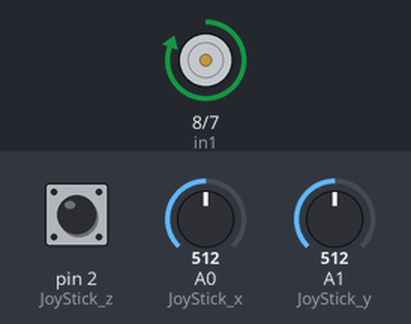
The sketch below on a simulated Arduino Uno, built with avr-gcc and run on an emulated ATmega328P. Shown: motor-driver pin pairs drawn as motors (green arrow = first pin HIGH = forward, orange = second pin HIGH = backward, longer = more drive, scaled by the enable pin). The inputs (shaded band) are chosen by the test bench; at power-on: A0 (JoyStick_x) = 512, A1 (JoyStick_y) = 512, pin 2 (JoyStick_z) HIGH. What the sketch prints to the serial monitor is not drawn.

Above: at 1.3 s.
1.4 s: A0 (JoyStick_x) set to 791
2.9 s: A0 (JoyStick_x) set to 814
At 3.5 s:
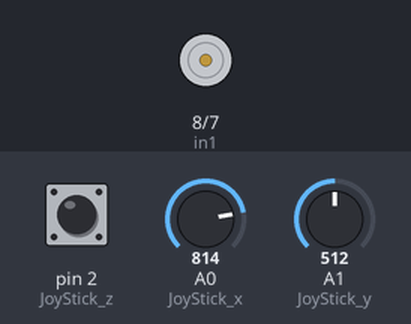
4.6 s: A1 (JoyStick_y) set to 787
7.7 s: A1 (JoyStick_y) set to 819
9.2 s: pin 2 (JoyStick_z) pulled LOW for 0.65 s
12.7 s: pin 2 (JoyStick_z) pulled LOW for 1 s
Timing chart, 0 to 15.7 s (numbered marks = the images above; inputs shaded):
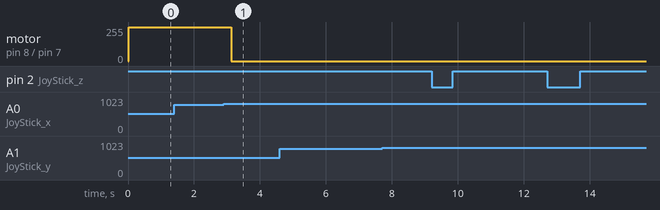

Measured:
- the behaviour switches between 800 and 801 on A0 (JoyStick_x) (found by bisection; images 0 and 1)
- after the input at 1.4 s, every drawn part: stays the same
- after the input at 2.9 s, motor on pin 8 (in1) / pin 7 (in2): forward 255/255 → stopped after 0.22 s
- after the input at 4.6 s, every drawn part: stays the same

The sketch:

cb_Joystick.ino
```cpp
int JoyStick_x = 0; // Chân X của Joystick
int JoyStick_y = 1; // Chân Y của Joystick
int JoyStick_z = 2; // Chân Z (nút nhấn) của Joystick
const int enA = 9; // chân digital có dấu ~
const int in1 = 8;
const int in2 = 7;
void setup() {
  // lúc đầu tắt motor
  pinMode(enA, OUTPUT);
  pinMode(in1, OUTPUT);
  pinMode(in2, OUTPUT);
  // lúc đầu tắt motor
  digitalWrite(in1, LOW);
  digitalWrite(in2, LOW);
  Serial.begin(9600);       // Khởi động giao tiếp Serial để debug
  pinMode(JoyStick_z, INPUT_PULLUP); // Chân Z của Joystick sử dụng Pull-up
}

void loop() {
  int x = analogRead(JoyStick_x);  // Đọc giá trị trục X
  int y = analogRead(JoyStick_y);  // Đọc giá trị trục Y
  int z = digitalRead(JoyStick_z); // Đọc trạng thái nút nhấn Z
  Serial.print("X: ");
  Serial.print(x);
  Serial.print(" | Y: ");
  Serial.print(y);
  Serial.print(" | Z: ");
  Serial.println(z);
  // Nếu nhấn nút Z
  if (z == 0) {
    Serial.println("Nhấn nút Z - Dừng quay");
    digitalWrite(in1, LOW);
    digitalWrite(in2, LOW);
    delay(2000);
    return;
  }
  // Kiểm tra trục Y (phải/trái)
  if (y > 800) { // Joystick đẩy phải
    Serial.println("Joystick đẩy phải - Quay tới nhanh dần");
    digitalWrite(in1, HIGH); digitalWrite(in2, LOW);
    for (int sp=0; sp<256; sp++) {
      analogWrite(enA, sp);
      delay(2);
      return;
    }
  }
  else if (y < 200) { // Joystick đẩy trái
    Serial.println("Joystick đẩy trái - Quay tới chậm dần");
    digitalWrite(in1, HIGH); digitalWrite(in2, LOW);
    for (int sp=255; sp>0; sp--) {
      analogWrite(enA, sp);
      delay(2);
      return;
    }
  }
  // Kiểm tra trục X (lên/xuống)
  if (x > 800) { // Joystick đẩy lên
    Serial.println("Joystick đẩy lên - Quay lui nhanh dần");
    digitalWrite(in1, LOW); digitalWrite(in2, HIGH);
    for (int sp=0; sp<256; sp++) {
      analogWrite(enA, sp);
      delay(2);
      return;
    }
  }
  else if (x < 200) { // Joystick đẩy xuống
    Serial.println("Joystick đẩy xuống - Quay lui chậm dần");
    digitalWrite(in1, LOW); digitalWrite(in2, HIGH);
    for (int sp=255; sp>0; sp--) {
      analogWrite(enA, sp);
      delay(2);
      return;
    }
  }
  // Trạng thái bình thường
    Serial.println("Trạng thái bình thường - Quay tới max tốc độ");
    digitalWrite(in1, HIGH);
    digitalWrite(in2, LOW);
    analogWrite(enA, 255);
    delay(500);
    return;
}


 
```
